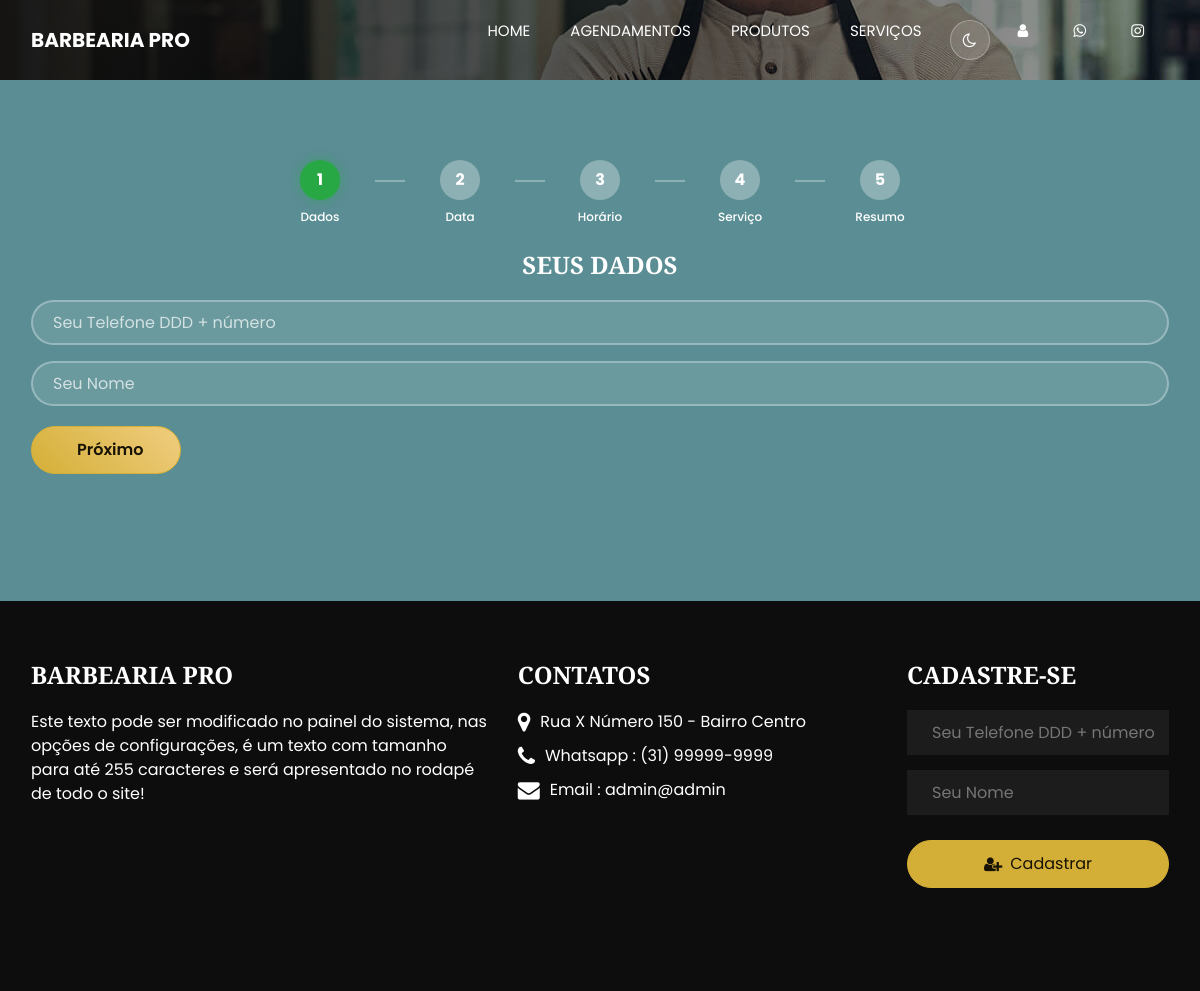
The page /agendamentos.php on the database its author committed.
### tables this page shows
CREATE TABLE `config` (
  `id` int(11) NOT NULL,
  `nome` varchar(50) NOT NULL,
  `email` varchar(50) NOT NULL,
  `telefone_fixo` varchar(20) DEFAULT NULL,
  `telefone_whatsapp` varchar(20) NOT NULL,
  `endereco` varchar(100) DEFAULT NULL,
  `logo` varchar(100) DEFAULT NULL,
  `icone` varchar(100) DEFAULT NULL,
  `logo_rel` varchar(100) DEFAULT NULL,
  `tipo_rel` varchar(10) DEFAULT NULL,
  `instagram` varchar(100) DEFAULT NULL,
  `tipo_comissao` varchar(25) NOT NULL,
  `texto_rodape` varchar(255) DEFAULT NULL,
  `img_banner_index` varchar(100) DEFAULT NULL,
  `texto_sobre` varchar(600) DEFAULT NULL,
  `imagem_sobre` varchar(100) DEFAULT NULL,
  `icone_site` varchar(100) NOT NULL,
  `mapa` varchar(1000) DEFAULT NULL,
  `texto_fidelidade` varchar(255) DEFAULT NULL,
  `quantidade_cartoes` int(11) NOT NULL,
  `texto_agendamento` varchar(30) DEFAULT NULL,
  `msg_agendamento` varchar(5) DEFAULT NULL,
  `segmento` varchar(20) NOT NULL DEFAULT 'barbearia'
);

### sistema/conexao.php (called while the page is built, shortened)
<?php
require_once(__DIR__ . '/tenant.php');
try {
    $pdo = new PDO("mysql:dbname=$banco;host=$servidor;port=$porta;charset=utf8", "$usuario", "$senha");
} catch (Exception $e) {
    if (getenv('SHOW_DB_ERROR') === '1') {
        echo 'Nao conectado ao Banco de Dados! <br><br>' . $e->getMessage();
    } else {
        echo 'Nao foi possivel conectar ao banco de dados. Verifique as configuracoes de conexao e se o banco foi importado.';
    }
    exit;
}
if (!function_exists('bb_tel_whatsapp_numero')) {
    function bb_tel_whatsapp_numero($numero)
    {
        $digitos = preg_replace('/\D+/', '', (string) $numero);
        return '55' . $digitos;
    }
}
$nome_sistema      = 'Barbearia PRO';
$email_sistema     = 'admin@admin';
$whatsapp_sistema  = '(11) 9999-9999';
$query = $pdo->query("SELECT * from config ");
if ($query) {
    $res = $query->fetchAll(PDO::FETCH_ASSOC);
    $total_reg = @count($res);
    if ($total_reg > 0) {
        $nome_sistema      = $res[0]['nome'];
        $email_sistema     = $res[0]['email'];
        $whatsapp_sistema  = $res[0]['telefone_whatsapp'];
        $endereco_sistema  = $res[0]['endereco'];
        $instagram_sistema = $res[0]['instagram'];
        $texto_rodape      = $res[0]['texto_rodape'];
        $img_banner_index  = $res[0]['img_banner_index'];
        $segmento          = (isset($res[0]['segmento']) && $res[0]['segmento'] !== '') ? $res[0]['segmento'] : 'barbearia';
    }
}
if (!function_exists('bb_aplicar_segmento')) {
    function bb_aplicar_segmento($seg)
    {
        global $nome_sistema_base, $img_banner_index_base, $imagem_sobre_base, $texto_sobre_base, $texto_rodape_base, $texto_agendamento_base;
        global $whatsapp_sistema_base, $endereco_sistema_base, $instagram_sistema_base, $icone_site_base, $logo_sistema_base, $logo_rel_base, $texto_fidelidade_base, $email_sistema_base;
        if (isset($nome_sistema_base) && $nome_sistema_base !== '') {
            $nome_sistema       = $nome_sistema_base;
            $img_banner_index   = $img_banner_index_base;
            $texto_rodape       = $texto_rodape_base;
            $whatsapp_sistema   = $whatsapp_sistema_base;
            $tel_whatsapp       = bb_tel_whatsapp_numero($whatsapp_sistema);
            $endereco_sistema   = $endereco_sistema_base;
            $instagram_sistema  = $instagram_sistema_base;
            $email_sistema      = $email_sistema_base;
        }
        if ($seg !== 'salao') {
            return;
        }
    }
}
$nome_sistema_base      = $nome_sistema;
$img_banner_index_base  = $img_banner_index;
$texto_rodape_base      = $texto_rodape;
$whatsapp_sistema_base   = isset($whatsapp_sistema) ? $whatsapp_sistema : '';
$endereco_sistema_base   = isset($endereco_sistema) ? $endereco_sistema : '';
$instagram_sistema_base  = isset($instagram_sistema) ? $instagram_sistema : '';
$email_sistema_base      = isset($email_sistema) ? $email_sistema : '';
?>

### agendamentos.php (the view, shortened to what this page needs)
<?php
require_once("cabecalho.php");
$cor_tema = ($segmento == 'salao') ? '#7C5D67' : '#5a8e94';
?>
</div>
<div class="footer_section" style="background: <?php echo $cor_tema ?>; ">
	<div class="container" >
		<div class="footer_content " >
			<div class="steps-container" style="margin-bottom: 30px;">
				<div class="step-progress">
					<div class="step active" id="step-1">
						<div class="step-number">1</div>
						<div class="step-title">Dados</div>
					</div>
					<div class="step-line"></div>
					<div class="step" id="step-2">
						<div class="step-number">2</div>
						<div class="step-title">Data</div>
					</div>
					<div class="step-line"></div>
					<div class="step" id="step-3">
						<div class="step-number">3</div>
						<div class="step-title">Horário</div>
					</div>
					<div class="step-line"></div>
					<div class="step" id="step-4">
						<div class="step-number">4</div>
						<div class="step-title">Serviço</div>
					</div>
					<div class="step-line"></div>
					<div class="step" id="step-5">
						<div class="step-number">5</div>
						<div class="step-title">Resumo</div>
					</div>
				</div>
			</div>
			<form id="form-agenda" method="post" style="margin-top: -25px !important">
			<div class="footer_form footer-col">
				<div class="step-content" id="step-content-1">
					<h4 style="color: white; text-align: center; margin-bottom: 20px;">Seus Dados</h4>
					<div class="form-group">
						<input class="form-control" type="text" name="telefone" id="telefone" placeholder="Seu Telefone DDD + número" required />
					</div>
					<div class="form-group">
						<input class="form-control" type="text" name="nome" id="nome" placeholder="Seu Nome" required />
					</div>
					<div class="step-buttons">
						<button type="button" class="btn-next" onclick="nextStep(1)">Próximo</button>
					</div>
				</div>
                <br><br>
			</div>
		</form>
		</div>
	</div>
</div>
<?php require_once("rodape.php") ?>
<link href="https://cdn.jsdelivr.net/npm/select2@4.1.0-rc.0/dist/css/select2.min.css" rel="stylesheet" />

### cabecalho.php (shortened to what this page needs)
<?php
require_once("sistema/conexao.php");
$segmento_site = $segmento;
$segmento = $segmento_site;
?>
<!DOCTYPE html>
<html>
<head>
  <link rel="stylesheet" type="text/css" href="css/bootstrap.css" />
  <link rel="stylesheet" type="text/css" href="https://cdnjs.cloudflare.com/ajax/libs/OwlCarousel2/2.3.4/assets/owl.carousel.min.css" />
  <link href="css/font-awesome.min.css" rel="stylesheet" />
  <?php if($segmento == 'salao'){ ?>
  <link href="css/style-salao.css" rel="stylesheet" />
  <?php }else{ ?>
  <link href="css/style.css" rel="stylesheet" />
  <?php } ?>
  <link href="css/responsive.css" rel="stylesheet" />
</head>
<?php
$current_page = basename($_SERVER['PHP_SELF'], '.php');
$body_class = ($current_page == 'index') ? '' : 'sub_page';
?>
<body class="<?php echo trim($body_class . ($segmento == 'salao' ? ' tema-salao' : '')); ?>">
  <div class="hero_area">
    <div class="hero_bg_box">
      <img src="images/<?php echo $img_banner_index ?>" alt="">
    </div>
    <header class="header_section">
      <div class="container">
        <nav class="navbar navbar-expand-lg custom_nav-container ">
          <a class="navbar-brand " href="index"> <?php echo $nome_sistema ?> </a>
          <div class="collapse navbar-collapse" id="navbarSupportedContent">
            <ul class="navbar-nav  ">
              <li class="nav-item active">
                <a class="nav-link" href="index">Home <span class="sr-only">(current)</span></a>
              </li>
               <li class="nav-item">
                <a class="nav-link" href="agendamentos"> Agendamentos</a>
              </li>
              <li class="nav-item">
                <a class="nav-link" href="produtos">Produtos</a>
              </li>
               <li class="nav-item">
                <a class="nav-link" href="servicos">Serviços</a>
              </li>
              <li class="nav-item">
                <button id="btn-tema" class="tema-toggle" type="button" title="Alternar tema" aria-label="Alternar tema escuro/claro">
                  <i class="tema-icone fa fa-moon-o" aria-hidden="true"></i>
                </button>
              </li>
              <li class="nav-item">
                <a title="Ir para o Sistema" class="nav-link" href="sistema" target="_blank"> <i class="fa fa-user" aria-hidden="true"></i> </a>
              </li>
                <li  class="nav-item">
                <a title="Ir para o Whatsapp" class="nav-link" href="http://api.whatsapp.com/send?1=pt_BR&phone=<?php echo $tel_whatsapp ?>" target="_blank"> <i class="fa fa-whatsapp" aria-hidden="true"></i> </a>
              </li>
               <li class="nav-item">
                <a title="Ver Instagram" class="nav-link" href="<?php echo $instagram_sistema ?>" target="_blank"> <i class="fa fa-instagram" aria-hidden="true"></i> </a>
              </li>
            </ul>
          </div>
        </nav>
      </div>
    </header>

### rodape.php (shortened to what this page needs)
<?php require_once("sistema/conexao.php") ?>
  <footer class="footer_section">
    <div class="container">
      <div class="footer_content ">
        <div class="row ">
          <div class="col-md-5 col-lg-5 footer-col">
            <div class="footer_detail">
              <a href="index.php">
                <h4>
                  <?php echo $nome_sistema ?>
                </h4>
              </a>
              <p>
                <?php echo $texto_rodape ?>
              </p>
            </div>
          </div>
          <div class="col-md-7 col-lg-4 ">
            <h4>
              Contatos
            </h4>
            <div class="contact_nav footer-col">
              <a href="">
                <i class="fa fa-map-marker" aria-hidden="true"></i>
                <span>
                  <?php echo $endereco_sistema ?>
                </span>
              </a>
              <a href="http://api.whatsapp.com/send?1=pt_BR&phone=<?php echo $tel_whatsapp ?>">
                <i class="fa fa-phone" aria-hidden="true"></i>
                <span>
                  Whatsapp : <?php echo $whatsapp_sistema ?>
                </span>
              </a>
              <a href="">
                <i class="fa fa-envelope" aria-hidden="true"></i>
                <span>
                  Email : <?php echo $email_sistema ?>
                </span>
              </a>
            </div>
          </div>
          <div class="col-lg-3">
            <div class="footer_form footer-col">
              <h4>
                CADASTRE-SE
              </h4>
              <form id="form_cadastro">
                <input type="text" name="telefone" id="telefone_rodape" placeholder="Seu Telefone DDD + número" />
                <input type="text" name="nome" placeholder="Seu Nome" />
                <button type="submit" class="service_btn" style="width: 100%; min-height: 48px; border-radius: 25px; display: flex; align-items: center; justify-content: center; gap: 8px; margin-top: 10px;">
                  <i class="fa fa-user-plus"></i> Cadastrar
                </button>
              </form>
              <br><small><div id="mensagem-rodape"></div></small>
            </div>
          </div>
        </div>
      </div>
    </div>
  </footer>
</body>
</html>

### css/style.css (style rules this page uses)
:root { --fundo: #070707; --fundo-suave: #0d0d0d; --fundo-card: #111111; --fundo-input: #1a1a1a; --fundo-input-2: #1c1c1c; --fundo-info: #0a0a0a; --texto: #e8e8e8; --texto-forte: #ffffff; --texto-nav: #ffffff; --texto-suave: #fefefe; --texto-fraco: #9a9a9a; --texto-apagado: #999999; --borda: #3d3d3d; --dourado: #D4AF37; --dourado-claro: #F0CD7F; --dourado-escuro: #171204; --menu-mobile-fundo: rgba(10, 10, 10, 0.97); }
body { font-family: "Poppins", sans-serif; color: var(--texto); background-color: var(--fundo); overflow-x: hidden; }
h1, h2, h3, h4, h5, h6, .heading_container h2, .slider_section .detail-box h1, .service_title, .product_title, .author-name, .footer_section h4, .map_overlay h5 { font-family: "Playfair Display", "Poppins", serif; }
a, a:hover, a:focus { text-decoration: none; }
.hero_area { position: relative; min-height: 100vh; display: -webkit-box; display: -ms-flexbox; display: flex; -webkit-box-orient: vertical; -webkit-box-direction: normal; -ms-flex-direction: column; flex-direction: column; }
.hero_area .hero_bg_box { position: absolute; top: 0; left: 0; width: 100%; height: 100%; overflow: hidden; z-index: -1; }
.hero_area .hero_bg_box img { width: 100%; height: 100%; -o-object-fit: cover; object-fit: cover; -o-object-position: center center; object-position: center center; min-width: 100%; min-height: 100%; }
.hero_area .hero_bg_box::before { content: ""; position: absolute; top: 0; left: 0; width: 100%; height: 100%; background: -webkit-gradient( linear, left top, right top, from(rgba(7, 7, 7, 0.93)), to(rgba(7, 7, 7, 0.38)) ); background: linear-gradient( to right, rgba(7, 7, 7, 0.93), rgba(7, 7, 7, 0.38) ); }
.header_section { padding: 15px 0; }
.navbar-brand { color: var(--texto-nav); font-weight: bold; font-size: 20px; text-transform: uppercase; }
.custom_nav-container { padding: 0; }
.custom_nav-container .navbar-nav { margin-left: auto; }
.custom_nav-container .navbar-nav .nav-item .nav-link { padding: 5px 20px; color: var(--texto-nav); text-align: center; text-transform: uppercase; border-radius: 5px; font-size: 15px; -webkit-transition: all 0.3s; transition: all 0.3s; }
.custom_nav-container .navbar-nav .nav-item .nav-link i { margin-right: 5px; }
.footer_section { background-color: var(--fundo-suave); position: relative; color: var(--texto-forte); padding-bottom: 24px; }
.footer_section .footer_content { padding: 60px 0 10px 0; }
.footer_section .footer-col { margin-bottom: 45px; }
.footer_section .contact_nav { display: -webkit-box; display: -ms-flexbox; display: flex; -webkit-box-orient: vertical; -webkit-box-direction: normal; -ms-flex-direction: column; flex-direction: column; -webkit-box-align: start; -ms-flex-align: start; align-items: flex-start; }
.footer_section .contact_nav a { -webkit-box-flex: 1; -ms-flex: 1; flex: 1; margin: 0; display: -webkit-box; display: -ms-flexbox; display: flex; -webkit-box-align: center; -ms-flex-align: center; align-items: center; color: var(--texto-forte); margin-bottom: 10px; }
.footer_section .contact_nav a i { font-size: 22px; margin-right: 10px; }
.footer_section h4 { text-transform: uppercase; position: relative; margin-bottom: 20px; color: var(--texto-forte); font-weight: 600; }
.footer_section .footer_form input { width: 100%; border: none; height: 45px; margin-bottom: 15px; padding-left: 25px; background-color: var(--fundo-input-2); outline: none; color: var(--texto-forte); }
.footer_section .footer_form button { display: inline-block; padding: 10px 45px; background-color: #D4AF37; color: #171204; border-radius: 0px; -webkit-transition: all 0.3s; transition: all 0.3s; border: 1px solid #D4AF37; }
.tema-toggle { display: inline-flex; align-items: center; justify-content: center; width: 40px; height: 40px; margin: 5px 8px; background: rgba(255, 255, 255, 0.12); border: 1px solid rgba(255, 255, 255, 0.28); border-radius: 50%; color: var(--texto-nav); font-size: 16px; cursor: pointer; outline: none; -webkit-transition: all 0.3s; transition: all 0.3s; }
body, .product_section .product_container, .about_section, .footer_section, .client_section .box .detail-box, .contact_section .form_container input, .footer_section .footer_form input { -webkit-transition: background-color 0.35s ease, color 0.35s ease, border-color 0.35s ease; transition: background-color 0.35s ease, color 0.35s ease, border-color 0.35s ease; }

### rows shown on the page
config: img_banner_index (picture), nome "BARBEARIA PRO", texto_rodape "Este texto pode ser modificado no painel do sistema, nas opções de configurações, é um texto com tamanho para até 255 caracteres e será apresentado no rodapé de todo o site!", endereco "Rua X Número 150 - Bairro Centro", telefone_whatsapp "(31) 99999-9999", email "admin@admin"
